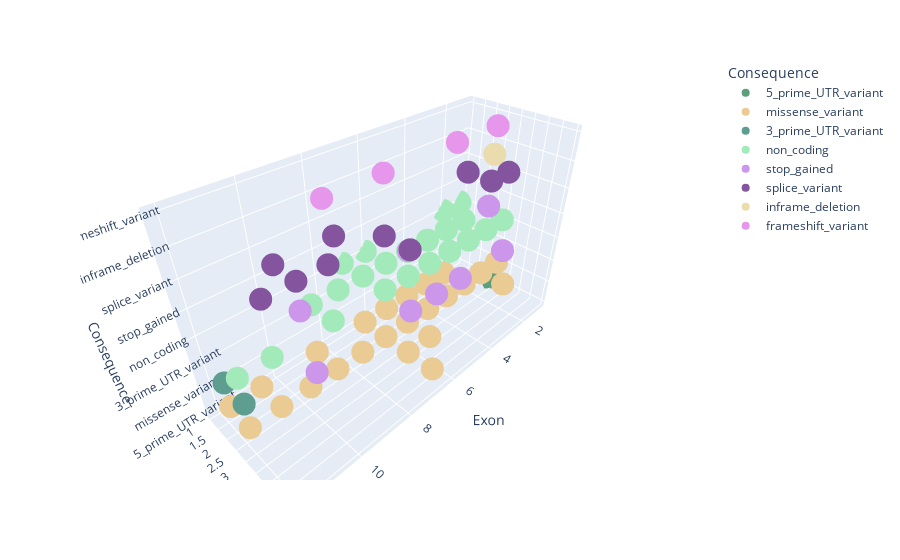

The code cell stored with this chart in its notebook:
### Code cell
#Add pathogenicity variable to above plot in a 3D scatter plot
import plotly.express as px
sns.set(rc={'figure.figsize':(15, 15)})
plt.gcf().set_size_inches((20, 5))
fig = px.scatter_3d(crb1_df, x = 'Exon', 
                    y = 'ClinSign', 
                    z = 'Consequence',
                    color = 'Consequence',
                    color_discrete_sequence = ['#5D9E7C', '#EACB93', '#5D9E91', '#A3EABA', '#CC96EB', '#84559E', '#EBDCAE','#E797EB'],
                    )
fig.show()

### Figure 1 — Plotly figure (JSON) as saved in the notebook; plotly's stock layout.template omitted (floating-point values rounded to 4 significant figures; data arrays with more than 128 entries replaced by an {"elided": "..."} marker saying what was removed)
{"data": [{"hovertemplate": "Consequence=%{z}<br>Exon=%{x}<br>ClinSign=%{y}<extra></extra>", "legendgroup": "5_prime_UTR_variant", "marker": {"color": "#5D9E7C", "symbol": "circle"}, "mode": "markers", "name": "5_prime_UTR_variant", "scene": "scene", "showlegend": true, "type": "scatter3d", "x": [1, 1], "y": [3, 3], "z": ["5_prime_UTR_variant", "5_prime_UTR_variant"]}, {"hovertemplate": "Consequence=%{z}<br>Exon=%{x}<br>ClinSign=%{y}<extra></extra>", "legendgroup": "missense_variant", "marker": {"color": "#EACB93", "symbol": "circle"}, "mode": "markers", "name": "missense_variant", "scene": "scene", "showlegend": true, "type": "scatter3d", "x": {"elided": "171 int values"}, "y": {"elided": "171 int values"}, "z": {"elided": "171 str values"}}, {"hovertemplate": "Consequence=%{z}<br>Exon=%{x}<br>ClinSign=%{y}<extra></extra>", "legendgroup": "3_prime_UTR_variant", "marker": {"color": "#5D9E91", "symbol": "circle"}, "mode": "markers", "name": "3_prime_UTR_variant", "scene": "scene", "showlegend": true, "type": "scatter3d", "x": [12, 12, 12, 12, 12, 12, 12, 12, 12, 12, 12, 12, 12, 12, 12, 12, 12, 12, 12, 12, 12, 12, 12, 12, 12, 12, 12, 12, 12, 12, 12, 12, 12, 12, 12, 12, 12, 12, 12, 12], "y": [3, 3, 3, 3, 3, 3, 3, 3, 3, 3, 3, 3, 3, 3, 3, 3, 3, 3, 3, 3, 3, 3, 3, 3, 3, 3, 3, 3, 3, 3, 3, 3, 3, 3, 3, 3, 3, 3, 3, 2], "z": ["3_prime_UTR_variant", "3_prime_UTR_variant", "3_prime_UTR_variant", "3_prime_UTR_variant", "3_prime_UTR_variant", "3_prime_UTR_variant", "3_prime_UTR_variant", "3_prime_UTR_variant", "3_prime_UTR_variant", "3_prime_UTR_variant", "3_prime_UTR_variant", "3_prime_UTR_variant", "3_prime_UTR_variant", "3_prime_UTR_variant", "3_prime_UTR_variant", "3_prime_UTR_variant", "3_prime_UTR_variant", "3_prime_UTR_variant", "3_prime_UTR_variant", "3_prime_UTR_variant", "3_prime_UTR_variant", "3_prime_UTR_variant", "3_prime_UTR_variant", "3_prime_UTR_variant", "3_prime_UTR_variant", "3_prime_UTR_variant", "3_prime_UTR_variant", "3_prime_UTR_variant", "3_prime_UTR_variant", "3_prime_UTR_variant", "3_prime_UTR_variant", "3_prime_UTR_variant", "3_prime_UTR_variant", "3_prime_UTR_variant", "3_prime_UTR_variant", "3_prime_UTR_variant", "3_prime_UTR_variant", "3_prime_UTR_variant", "3_prime_UTR_variant", "3_prime_UTR_variant"]}, {"hovertemplate": "Consequence=%{z}<br>Exon=%{x}<br>ClinSign=%{y}<extra></extra>", "legendgroup": "non_coding", "marker": {"color": "#A3EABA", "symbol": "circle"}, "mode": "markers", "name": "non_coding", "scene": "scene", "showlegend": true, "type": "scatter3d", "x": {"elided": "867 int values"}, "y": {"elided": "867 int values"}, "z": {"elided": "867 str values"}}, {"hovertemplate": "Consequence=%{z}<br>Exon=%{x}<br>ClinSign=%{y}<extra></extra>", "legendgroup": "stop_gained", "marker": {"color": "#CC96EB", "symbol": "circle"}, "mode": "markers", "name": "stop_gained", "scene": "scene", "showlegend": true, "type": "scatter3d", "x": [2, 2, 10, 6, 8, 7, 6, 7, 11, 4], "y": [3, 3, 3, 3, 5, 5, 5, 5, 5, 5], "z": ["stop_gained", "stop_gained", "stop_gained", "stop_gained", "stop_gained", "stop_gained", "stop_gained", "stop_gained", "stop_gained", "stop_gained"]}, {"hovertemplate": "Consequence=%{z}<br>Exon=%{x}<br>ClinSign=%{y}<extra></extra>", "legendgroup": "splice_variant", "marker": {"color": "#84559E", "symbol": "circle"}, "mode": "markers", "name": "splice_variant", "scene": "scene", "showlegend": true, "type": "scatter3d", "x": [2, 2, 2, 7, 7, 9, 1, 1, 10, 10, 10, 11, 9, 2, 2, 8, 2], "y": [2, 2, 2, 4, 3, 3, 3, 3, 2, 3, 3, 3, 3, 3, 3, 2, 3], "z": ["splice_variant", "splice_variant", "splice_variant", "splice_variant", "splice_variant", "splice_variant", "splice_variant", "splice_variant", "splice_variant", "splice_variant", "splice_variant", "splice_variant", "splice_variant", "splice_variant", "splice_variant", "splice_variant", "splice_variant"]}, {"hovertemplate": "Consequence=%{z}<br>Exon=%{x}<br>ClinSign=%{y}<extra></extra>", "legendgroup": "inframe_deletion", "marker": {"color": "#EBDCAE", "symbol": "circle"}, "mode": "markers", "name": "inframe_deletion", "scene": "scene", "showlegend": true, "type": "scatter3d", "x": [2], "y": [3], "z": ["inframe_deletion"]}, {"hovertemplate": "Consequence=%{z}<br>Exon=%{x}<br>ClinSign=%{y}<extra></extra>", "legendgroup": "frameshift_variant", "marker": {"color": "#E797EB", "symbol": "circle"}, "mode": "markers", "name": "frameshift_variant", "scene": "scene", "showlegend": true, "type": "scatter3d", "x": [2, 7, 9, 7, 9, 4], "y": [3, 3, 3, 3, 3, 3], "z": ["frameshift_variant", "frameshift_variant", "frameshift_variant", "frameshift_variant", "frameshift_variant", "frameshift_variant"]}], "layout": {"legend": {"title": {"text": "Consequence"}, "tracegroupgap": 0}, "margin": {"t": 60}, "scene": {"domain": {"x": [0, 1], "y": [0, 1]}, "xaxis": {"title": {"text": "Exon"}}, "yaxis": {"title": {"text": "ClinSign"}}, "zaxis": {"categoryarray": ["5_prime_UTR_variant", "missense_variant", "3_prime_UTR_variant", "non_coding", "stop_gained", "splice_variant", "inframe_deletion", "frameshift_variant"], "categoryorder": "array", "title": {"text": "Consequence"}}}}}
